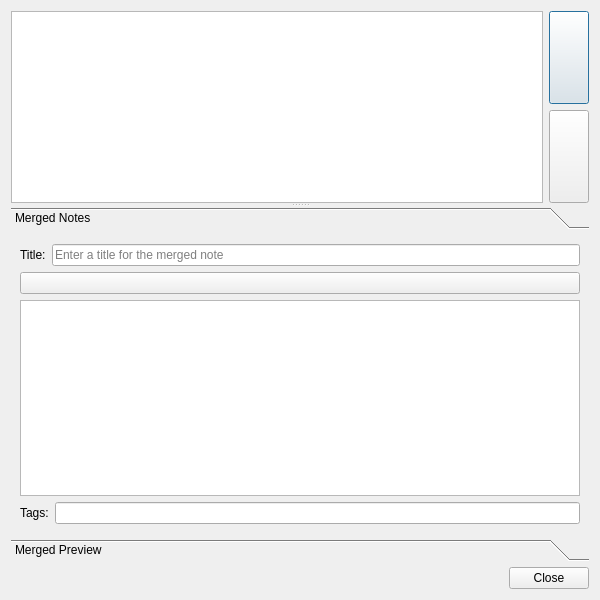
<?xml version="1.0" encoding="UTF-8"?>
<ui version="4.0">
 <class>MergeNotesDialog</class>
 <widget class="QDialog" name="MergeNotesDialog">
  <property name="geometry">
   <rect>
    <x>0</x>
    <y>0</y>
    <width>600</width>
    <height>600</height>
   </rect>
  </property>
  <property name="windowTitle">
   <string>Dialog</string>
  </property>
  <property name="windowIcon">
   <iconset resource="MergeNotesDialog.qrc">
    <normaloff>:/icons/resources/logo_320x320.png</normaloff>:/icons/resources/logo_320x320.png</iconset>
  </property>
  <layout class="QVBoxLayout" name="verticalLayout_3">
   <item>
    <widget class="QSplitter" name="splitter">
     <property name="orientation">
      <enum>Qt::Vertical</enum>
     </property>
     <property name="childrenCollapsible">
      <bool>false</bool>
     </property>
     <widget class="QWidget" name="layoutWidget">
      <layout class="QGridLayout" name="gridLayout" columnstretch="0,0">
       <property name="sizeConstraint">
        <enum>QLayout::SetDefaultConstraint</enum>
       </property>
       <property name="verticalSpacing">
        <number>6</number>
       </property>
       <item row="0" column="1">
        <widget class="QPushButton" name="btnUpList">
         <property name="sizePolicy">
          <sizepolicy hsizetype="Minimum" vsizetype="Expanding">
           <horstretch>0</horstretch>
           <verstretch>0</verstretch>
          </sizepolicy>
         </property>
         <property name="toolTip">
          <string>Move note up</string>
         </property>
         <property name="text">
          <string/>
         </property>
         <property name="icon">
          <iconset resource="MergeNotesDialog.qrc">
           <normaloff>:/icons/resources/arrow_up.png</normaloff>:/icons/resources/arrow_up.png</iconset>
         </property>
        </widget>
       </item>
       <item row="1" column="1">
        <widget class="QPushButton" name="btnDownList">
         <property name="sizePolicy">
          <sizepolicy hsizetype="Minimum" vsizetype="Expanding">
           <horstretch>0</horstretch>
           <verstretch>0</verstretch>
          </sizepolicy>
         </property>
         <property name="toolTip">
          <string>Move note down</string>
         </property>
         <property name="text">
          <string/>
         </property>
         <property name="icon">
          <iconset resource="MergeNotesDialog.qrc">
           <normaloff>:/icons/resources/arrow_down.png</normaloff>:/icons/resources/arrow_down.png</iconset>
         </property>
        </widget>
       </item>
       <item row="0" column="0" rowspan="2">
        <widget class="QListWidget" name="notesList">
         <property name="sizePolicy">
          <sizepolicy hsizetype="Expanding" vsizetype="Expanding">
           <horstretch>0</horstretch>
           <verstretch>4</verstretch>
          </sizepolicy>
         </property>
         <property name="dragDropMode">
          <enum>QAbstractItemView::InternalMove</enum>
         </property>
         <property name="defaultDropAction">
          <enum>Qt::IgnoreAction</enum>
         </property>
        </widget>
       </item>
      </layout>
     </widget>
     <widget class="QToolBox" name="toolBox">
      <property name="sizePolicy">
       <sizepolicy hsizetype="Preferred" vsizetype="Preferred">
        <horstretch>0</horstretch>
        <verstretch>1</verstretch>
       </sizepolicy>
      </property>
      <property name="currentIndex">
       <number>0</number>
      </property>
      <widget class="QWidget" name="pageNotes">
       <property name="geometry">
        <rect>
         <x>0</x>
         <y>0</y>
         <width>578</width>
         <height>281</height>
        </rect>
       </property>
       <attribute name="label">
        <string>Merged Notes</string>
       </attribute>
       <layout class="QVBoxLayout" name="verticalLayout_2">
        <item>
         <layout class="QHBoxLayout" name="horizontalLayout_2">
          <item>
           <widget class="QLabel" name="label_2">
            <property name="text">
             <string>Title:</string>
            </property>
           </widget>
          </item>
          <item>
           <widget class="QLineEdit" name="mergedNoteTitle">
            <property name="placeholderText">
             <string>Enter a title for the merged note</string>
            </property>
           </widget>
          </item>
         </layout>
        </item>
        <item>
         <widget class="QPushButton" name="btnMergeNotes">
          <property name="toolTip">
           <string>Merge notes</string>
          </property>
          <property name="text">
           <string/>
          </property>
          <property name="icon">
           <iconset resource="MergeNotesDialog.qrc">
            <normaloff>:/icons/resources/arrow_in.png</normaloff>:/icons/resources/arrow_in.png</iconset>
          </property>
         </widget>
        </item>
        <item>
         <widget class="QTextBrowser" name="textMergedNotes"/>
        </item>
        <item>
         <layout class="QHBoxLayout" name="horizontalLayout">
          <item>
           <widget class="QLabel" name="label">
            <property name="text">
             <string>Tags:</string>
            </property>
           </widget>
          </item>
          <item>
           <widget class="QLineEdit" name="mergedNoteTags"/>
          </item>
         </layout>
        </item>
       </layout>
      </widget>
      <widget class="QWidget" name="pagePreview">
       <property name="geometry">
        <rect>
         <x>0</x>
         <y>0</y>
         <width>578</width>
         <height>281</height>
        </rect>
       </property>
       <attribute name="label">
        <string>Merged Preview</string>
       </attribute>
       <layout class="QVBoxLayout" name="verticalLayout">
        <item>
         <layout class="QGridLayout" name="gridLayout_2">
          <item row="0" column="0">
           <widget class="QPushButton" name="btnExportHtml">
            <property name="toolTip">
             <string>Export to HTML</string>
            </property>
            <property name="text">
             <string/>
            </property>
            <property name="icon">
             <iconset resource="MergeNotesDialog.qrc">
              <normaloff>:/icons/resources/html.png</normaloff>:/icons/resources/html.png</iconset>
            </property>
           </widget>
          </item>
          <item row="0" column="1">
           <widget class="QPushButton" name="btnPrintMergedPreview">
            <property name="toolTip">
             <string>Print the merged notes</string>
            </property>
            <property name="text">
             <string/>
            </property>
            <property name="icon">
             <iconset resource="MergeNotesDialog.qrc">
              <normaloff>:/icons/resources/printer.png</normaloff>:/icons/resources/printer.png</iconset>
            </property>
           </widget>
          </item>
          <item row="1" column="0" colspan="2">
           <widget class="QTextBrowser" name="textMergedPreview"/>
          </item>
         </layout>
        </item>
       </layout>
      </widget>
     </widget>
    </widget>
   </item>
   <item>
    <widget class="QDialogButtonBox" name="buttonBox">
     <property name="orientation">
      <enum>Qt::Horizontal</enum>
     </property>
     <property name="standardButtons">
      <set>QDialogButtonBox::Close</set>
     </property>
    </widget>
   </item>
  </layout>
 </widget>
 <resources>
  <include location="MergeNotesDialog.qrc"/>
 </resources>
 <connections>
  <connection>
   <sender>buttonBox</sender>
   <signal>accepted()</signal>
   <receiver>MergeNotesDialog</receiver>
   <slot>accept()</slot>
   <hints>
    <hint type="sourcelabel">
     <x>227</x>
     <y>582</y>
    </hint>
    <hint type="destinationlabel">
     <x>157</x>
     <y>274</y>
    </hint>
   </hints>
  </connection>
  <connection>
   <sender>buttonBox</sender>
   <signal>rejected()</signal>
   <receiver>MergeNotesDialog</receiver>
   <slot>reject()</slot>
   <hints>
    <hint type="sourcelabel">
     <x>295</x>
     <y>588</y>
    </hint>
    <hint type="destinationlabel">
     <x>286</x>
     <y>274</y>
    </hint>
   </hints>
  </connection>
  <connection>
   <sender>btnUpList</sender>
   <signal>clicked()</signal>
   <receiver>MergeNotesDialog</receiver>
   <slot>click_note_up()</slot>
   <hints>
    <hint type="sourcelabel">
     <x>580</x>
     <y>67</y>
    </hint>
    <hint type="destinationlabel">
     <x>482</x>
     <y>1</y>
    </hint>
   </hints>
  </connection>
  <connection>
   <sender>btnDownList</sender>
   <signal>clicked()</signal>
   <receiver>MergeNotesDialog</receiver>
   <slot>click_note_down()</slot>
   <hints>
    <hint type="sourcelabel">
     <x>570</x>
     <y>146</y>
    </hint>
    <hint type="destinationlabel">
     <x>363</x>
     <y>5</y>
    </hint>
   </hints>
  </connection>
  <connection>
   <sender>btnExportHtml</sender>
   <signal>clicked()</signal>
   <receiver>MergeNotesDialog</receiver>
   <slot>click_export_html()</slot>
   <hints>
    <hint type="sourcelabel">
     <x>99</x>
     <y>284</y>
    </hint>
    <hint type="destinationlabel">
     <x>107</x>
     <y>4</y>
    </hint>
   </hints>
  </connection>
  <connection>
   <sender>btnPrintMergedPreview</sender>
   <signal>clicked()</signal>
   <receiver>MergeNotesDialog</receiver>
   <slot>click_print()</slot>
   <hints>
    <hint type="sourcelabel">
     <x>425</x>
     <y>277</y>
    </hint>
    <hint type="destinationlabel">
     <x>236</x>
     <y>3</y>
    </hint>
   </hints>
  </connection>
  <connection>
   <sender>btnMergeNotes</sender>
   <signal>clicked()</signal>
   <receiver>MergeNotesDialog</receiver>
   <slot>click_merge_notes()</slot>
   <hints>
    <hint type="sourcelabel">
     <x>431</x>
     <y>295</y>
    </hint>
    <hint type="destinationlabel">
     <x>442</x>
     <y>596</y>
    </hint>
   </hints>
  </connection>
 </connections>
 <slots>
  <slot>click_note_up()</slot>
  <slot>click_note_down()</slot>
  <slot>click_export_html()</slot>
  <slot>click_print()</slot>
  <slot>click_merge_notes()</slot>
  <slot>drop_note()</slot>
 </slots>
</ui>
